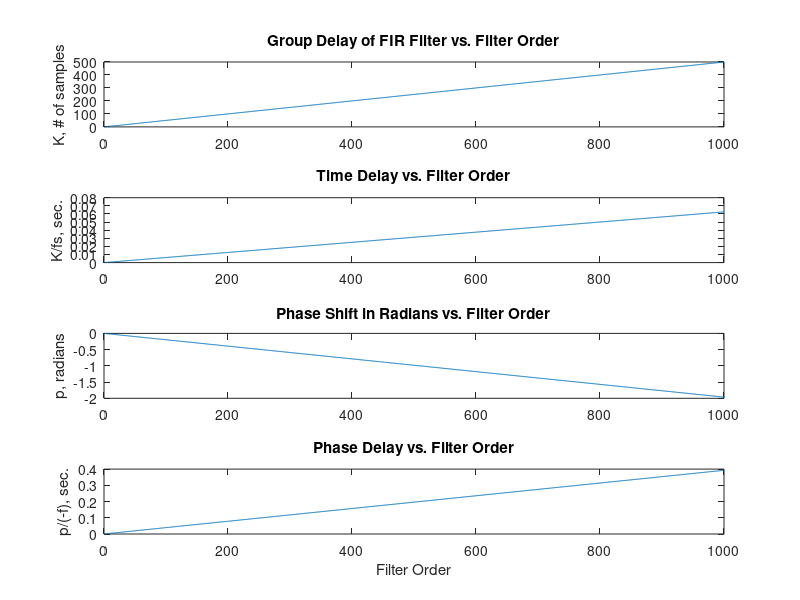
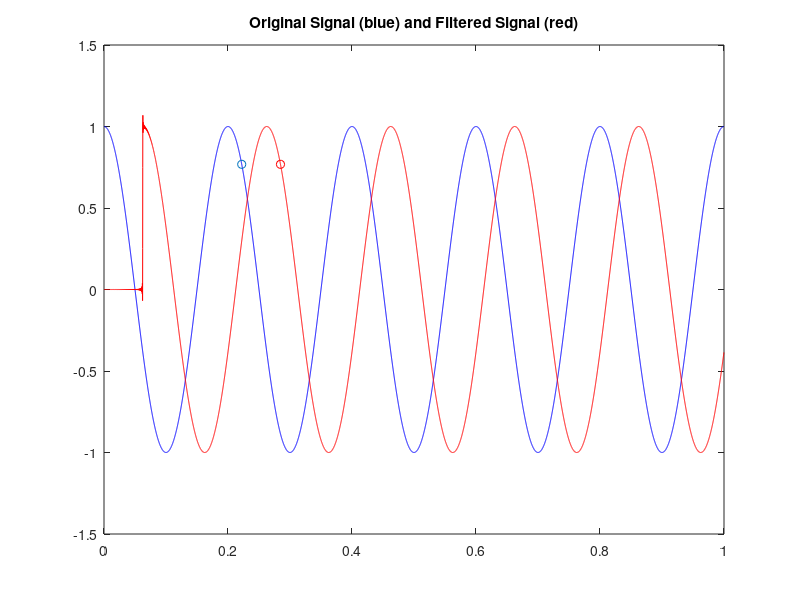

Source code (MATLAB) for these figures, in order:
% Jeff Arata
% 12/18/17
%
% This script looks at the effects of filter order on the phase, group
% delay/time delay of a signal.


% Order it, from easiest to hardest:
% 1) group delay (in general, negative derivative of phase shift) vs filter order
% 2) time delay vs filter order
% 3) phase delay (divide phase shift by negative frequency) vs filter order
% 4) phase shift in radians vs filter order (FIR only?)
% 5) filters magnitude response, frequency and phase
% 6) group delay (neg. derivative) vs. frequency (may be constant)
% 7) phase delay (divide by neg frequency) vs. frequency (may be constant)

% Notes to make:
% phase shift = -2*pi*K*f/fs (group delay and frequency can change here)
% time delay = K/fs = (N-1)/(2*fs)
% group delay = phase shift * fs / (2*pi*f)



clear;
clc;

fs = 8000;      % picking a sampling frequency
f = 5;          % pick a frequency for our signal

%% FIR Filters - using fir1

%% Group Delay vs. Filter Order

% In an FIR filter, the phase shift is usually linear in the form -K*w, 
% where K is the group delay and w is frequency. Since group delay is the
% negative frequency derivative of phase shift, we can find K. But it is 
% the average of the number of delayed samples which is:
% 
%   (0 + 1 + 2 + 3 + ... + (N-1) + N )/N = (N(N-1)/2) / N = (N-1)/2
%
% where N is the number of taps in the filter (1 more than its order)
 

max_order = 1000;        % set maximum filter order
order = 1:max_order;    % filter orders
N = order + 1;          % # of taps in filter
K = (N-1)/2;            % group delay

figure(1)
subplot(4,1,1)
plot(order,K)
title('Group Delay of FIR Filter vs. Filter Order')
ylabel('K, # of samples')


%% Time Delay vs. Filter Order

% Time delay is just the group delay, the average number of samples
% delayed, multiplied by the time in between samples, 1/fs

t_delay = K/fs;

figure(1)
subplot(4,1,2)
plot(order,t_delay)
title('Time Delay vs. Filter Order')
ylabel('K/fs, sec.')


%% Phase Shift vs. Filter Order

% Phase shift can be found to be p = -2*pi*K*f/fs
% Here f is a singular frequency

p = -2*pi*K*f/fs;
figure(1)
subplot(4,1,3)
plot(order,p)
title('Phase Shift in Radians vs. Filter Order')
ylabel('p, radians')


%% Phase Delay vs. Filter Order

% Phase delay is the phase shift divided by the negative frequency
%
% Here, since frequency f is constant, we can plot phase delay over filter
% order. Doing so gives us units of seconds for phase delay and in fact
% becomes 2*pi*time_delay

p_delay = p / (-f);

figure(1)
subplot(4,1,4)
plot(order,p_delay)
title('Phase Delay vs. Filter Order')
ylabel('p/(-f), sec.')
xlabel('Filter Order')




%% Simulation of the effects of filtering a signal

% Here we look at the effects of filtering a signal with a successively
% increasing filter order. We'll plot the original signal and the filtered
% signal on the same plot. We'll choose a lowpass filter with a cutoff
% frequency above those in the signal so that we can see the effects on the
% waveform.

% Maybe calculate above features with each filter? Or plot a star or
% diamond at corresponding samples in input and output signal to emphasize
% movement? Use features calculated above to do so.



t = 0:1/fs:1-1/fs;      % plot over a 1 second interval

f = 5;                  % our frequency
x = cos( 2*pi*f*t );    % our signal

%x = x + 0.5*cos(2*pi*9*t);
%x = x + 0.25*cos(2*pi*15*t);

cutoff = fs/4;      % cutoff is half of maximum frequency

point_follow = round(fs/4.5);

for ii = 1:order(end)
    
    b = fir1(ii, cutoff/(fs/2) );       % Filter coefficients
    y = filter(b,1,x);                  % signal output
    y_time = t + t_delay(ii);           % delayed time vector of output
    figure(2)
    plot(t,x,'b', t,y,'r')              % plot input and output of filter
    axis([0 1 -1.5 1.5])
    title('Original Signal (blue) and Filtered Signal (red)')
    hold on
    plot(t(point_follow), x(point_follow), 'o')     % Plot a point to follow
    if mod(ii,2) == 0                               % Plots the actual point
        y_value = y(point_follow+ii/2);             % if even.
        plot(y_time(point_follow), y_value, 'ro')
    elseif (ii>1)                                   % For odd orders, after
        plot(y_time(point_follow), y_value, 'ro')   % first loop, plot the 
    end                                             % previous even y value
    hold off                                        % for less fluctuation.    
    
    % Try plotting a horizontal line between the follow points and indicate
    % the time delay, group delay, or whatever?
    
end

fprintf('We see that phase shift increases linearly (in magnitude) with increasing filter order for an FIR filter.\n')



%{
Notes and findings:

Waves with only odd harmonics can perfectly cancel themselves out with an
appropriately delayed copy of itself. This delay occurs when filtered by an
order that is an odd multiple of fs/f, where f is the fundamental
frequency, or lowest harmonic.

n = 1, 2, 3, 4, 5, ...
order = (2*n-1)*fs/f
group_delay = K = order/2 = ((2*n-1)/2)*fs/f
time_delay = (order/2)*1/fs = (2*n-1)/(2*f)

%}


% IIR Filters

% Bessel Filters



for order = 1:max_order
    
    
    
    
    
end



% Butterworth Filters









% ideas for further investigation

% do the same visualization looping through filters of different orders but
% with an IIR (maybe a chebyshev tye 2).

% try to calculate phase shift and group delay from that?





% Chebyshev Type 1 Filters




% Chebyshev Type 2 Filters






% Elliptic Filters







